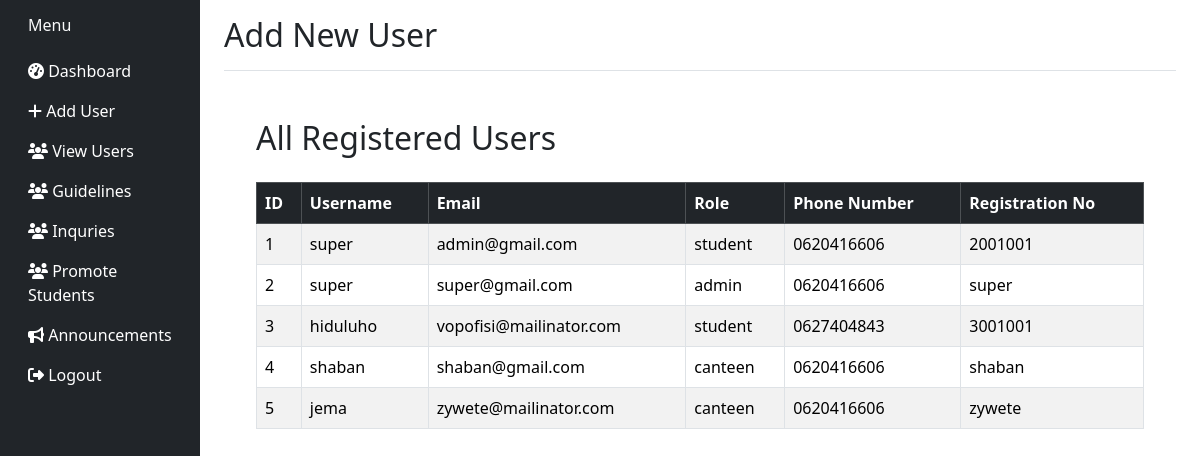
Before: /super_admin/view-users/ with the older database file.
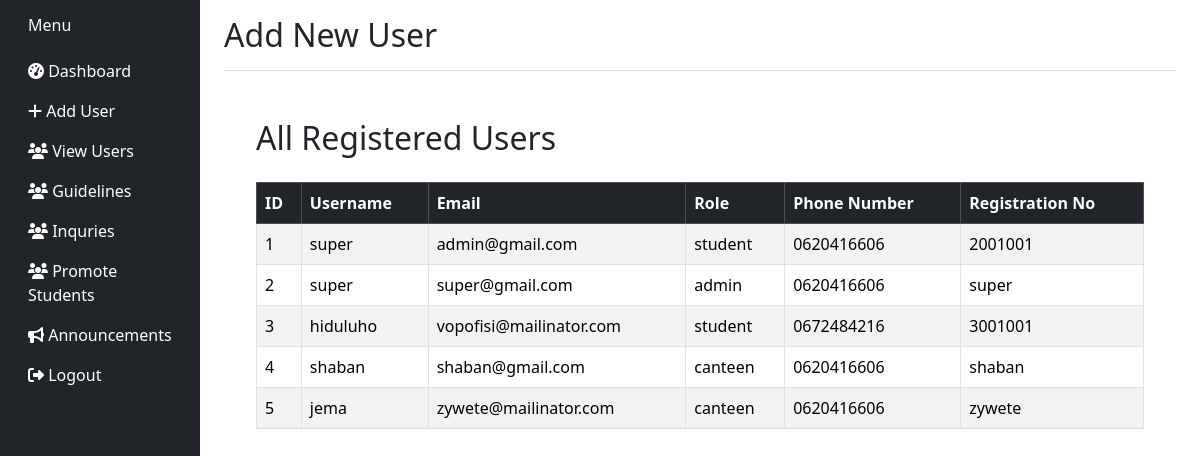
After: the same page with the newer database file.
### apps/pages/models.py (models this page shows, shortened)
class User(AbstractBaseUser, PermissionsMixin):
    ROLE_CHOICES = (
        ('student', 'Student'),
        ('librarian', 'Librarian'),
        ('admin', 'Admin'),
    )
    registration_no = models.CharField(max_length=30, unique=True)
    email = models.EmailField(unique=True)
    full_name = models.CharField(max_length=100)
    role = models.CharField(max_length=20, choices=ROLE_CHOICES)
    phone_number = models.CharField(max_length=15, blank=True, null=True)
    is_active = models.BooleanField(default=True)
    is_staff = models.BooleanField(default=False)
    objects = UserManager()
    USERNAME_FIELD = 'registration_no'
    REQUIRED_FIELDS = ['email', 'full_name']

class Student(models.Model):
    user = models.OneToOneField(User, on_delete=models.CASCADE, related_name='student_profile')
    reg_number = models.CharField(max_length=20, unique=True)
    name = models.CharField(max_length=100, default='Sample')
    enrollment_year = models.PositiveIntegerField()
    program = models.CharField(max_length=100)
    phone_number = models.CharField(max_length=15, blank=True)
    gender = models.CharField(max_length=10, choices=[("Male", "Male"), ("Female", "Female")], blank=True)
    date_of_birth = models.DateField(null=True, blank=True)
    department = models.CharField(max_length=100, default='General')
    year = models.ForeignKey('Year', on_delete=models.SET_NULL, null=True, blank=True, related_name='students')

### apps/pages/super_admin.py (the view)
# urls.py: path('super_admin/view-users/', super_admin.view_all_users, name='view_all_users'),
def view_all_users(request):
    users = User.objects.all().select_related('student_profile')
    return render(request, 'super_admin/view_users.html', {'users': users})

### templates/super_admin/view_users.html (shortened to what this page needs)
<!DOCTYPE html>
{% load static widget_tweaks %}
<html lang="en">
<head>
    <link href="https://cdn.jsdelivr.net/npm/bootstrap@5.3.2/dist/css/bootstrap.min.css" rel="stylesheet">
    <link href="https://cdnjs.cloudflare.com/ajax/libs/font-awesome/6.5.0/css/all.min.css" rel="stylesheet">
</head>
<body>
    <div class="container-fluid">
        <div class="row">
            <nav class="col-md-3 col-lg-2 d-md-block bg-dark sidebar collapse">
                {% include 'super_admin/partial/sidebar.html' %}
            </nav>
            <main class="col-md-9 ms-sm-auto col-lg-10 px-md-4">
                <div
                    class="d-flex justify-content-between flex-wrap flex-md-nowrap align-items-center pt-3 pb-2 mb-3 border-bottom">
                    <h1 class="h2">Add New User</h1>
                </div>
                <div class="content">
                    <h2 class="mb-4">All Registered Users</h2>
                    <div class="table-responsive">
                    <table class="table table-bordered table-striped table-hover align-middle">
                        <thead class="table-dark">
                            <tr>
                                <th>ID</th>
                                <th>Username</th>
                                <th>Email</th>
                                <th>Role</th>
                                <th>Phone Number</th>
                                <th>Registration No</th>
                            </tr>
                        </thead>
                        <tbody>
                            {% for user in users %}
                            <tr>
                                <td>{{ forloop.counter }}</td>
                                <td>{{ user.full_name }}</td>
                                <td>{{ user.email }}</td>
                                <td>{{ user.role }}</td>
                                <td>
                                    {% if user.student_profile %}
                                        {{ user.student_profile.phone_number }}
                                    {% else %}
                                        {{ user.phone_number|default:"N/A" }}
                                    {% endif %}
                                </td>
                                <td>{{ user.registration_no }}</td>
                            </tr>
                            {% endfor %}
                        </tbody>
                    </table>
                    </div>
                </div>
            </main>
        </div>
    </div>
</body>
</html>

Changed rows visible on the page:
changed through a linked row, User "hiduluho": student_profile.phone_number "0627404843" → "0672484216"
